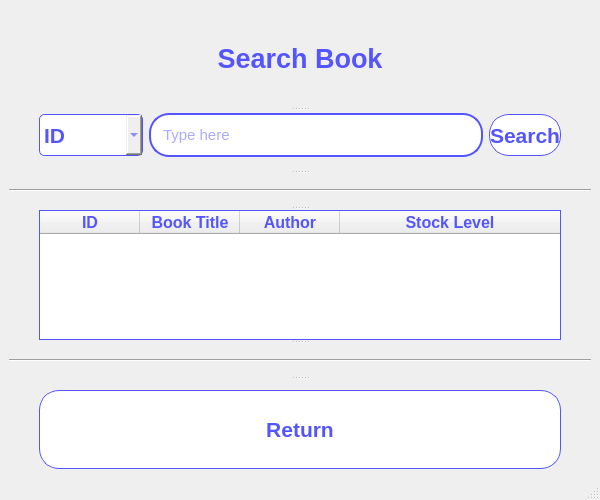
<?xml version="1.0" encoding="UTF-8"?>
<ui version="4.0">
 <class>MainWindow</class>
 <widget class="QMainWindow" name="MainWindow">
  <property name="geometry">
   <rect>
    <x>0</x>
    <y>0</y>
    <width>600</width>
    <height>500</height>
   </rect>
  </property>
  <property name="windowTitle">
   <string>Search Book</string>
  </property>
  <widget class="QWidget" name="centralwidget">
   <layout class="QVBoxLayout" name="verticalLayout">
    <item>
     <widget class="QSplitter" name="splitter">
      <property name="styleSheet">
       <string notr="true"/>
      </property>
      <property name="orientation">
       <enum>Qt::Vertical</enum>
      </property>
      <widget class="QLabel" name="title_label">
       <property name="font">
        <font>
         <family>Arial</family>
         <pointsize>20</pointsize>
         <weight>75</weight>
         <bold>true</bold>
        </font>
       </property>
       <property name="styleSheet">
        <string notr="true">QLabel {
	color: rgb(85, 85, 255);

	margin: 30px;
}</string>
       </property>
       <property name="frameShape">
        <enum>QFrame::NoFrame</enum>
       </property>
       <property name="text">
        <string>Search Book</string>
       </property>
       <property name="alignment">
        <set>Qt::AlignCenter</set>
       </property>
      </widget>
      <widget class="QWidget" name="layoutWidget">
       <layout class="QHBoxLayout" name="horizontalLayout">
        <property name="leftMargin">
         <number>30</number>
        </property>
        <property name="topMargin">
         <number>0</number>
        </property>
        <property name="rightMargin">
         <number>30</number>
        </property>
        <property name="bottomMargin">
         <number>10</number>
        </property>
        <item>
         <widget class="QComboBox" name="combo_box">
          <property name="font">
           <font>
            <family>Arial</family>
            <pointsize>16</pointsize>
            <weight>75</weight>
            <bold>true</bold>
           </font>
          </property>
          <property name="styleSheet">
           <string notr="true">QComboBox {
	height: 40px;

	border: 1px solid rgb(85, 85, 255);
	border-radius: 5px;

	color: rgb(85, 85, 255);

	
}</string>
          </property>
          <property name="sizeAdjustPolicy">
           <enum>QComboBox::AdjustToMinimumContentsLength</enum>
          </property>
          <property name="minimumContentsLength">
           <number>6</number>
          </property>
          <property name="iconSize">
           <size>
            <width>16</width>
            <height>16</height>
           </size>
          </property>
          <item>
           <property name="text">
            <string>ID</string>
           </property>
          </item>
          <item>
           <property name="text">
            <string>Title</string>
           </property>
          </item>
          <item>
           <property name="text">
            <string>Author</string>
           </property>
          </item>
         </widget>
        </item>
        <item>
         <widget class="QLineEdit" name="line_edit">
          <property name="font">
           <font>
            <family>Arial</family>
            <pointsize>11</pointsize>
           </font>
          </property>
          <property name="styleSheet">
           <string notr="true">QLineEdit {
	color: rgb(85, 85, 255);

	padding: 10px;
	
	border: 2px solid rgb(85, 85, 255);
    border-radius: 20px;
}</string>
          </property>
          <property name="text">
           <string/>
          </property>
          <property name="maxLength">
           <number>150</number>
          </property>
          <property name="frame">
           <bool>true</bool>
          </property>
          <property name="echoMode">
           <enum>QLineEdit::Normal</enum>
          </property>
          <property name="placeholderText">
           <string>Type here</string>
          </property>
          <property name="clearButtonEnabled">
           <bool>false</bool>
          </property>
         </widget>
        </item>
        <item>
         <widget class="QPushButton" name="search_book_button">
          <property name="font">
           <font>
            <family>Arial</family>
            <pointsize>16</pointsize>
            <weight>75</weight>
            <bold>true</bold>
           </font>
          </property>
          <property name="styleSheet">
           <string notr="true">QPushButton {
	background-color: rgb(255, 255, 255);
	color: rgb(85, 85, 255);

	border: 1px solid rgb(85, 85, 255);
	border-radius: 20px;

	height: 40px;
}

QPushButton:hover {
	background-color: rgb(85, 85, 255);
	color: rgb(255, 255, 255);
	
	border: 2px solid rgb(255, 255, 255);
}

QPushButton:pressed {
	background-color: rgb(255, 255, 255);
	color: rgb(85, 85, 255);

	border: 1px solid rgb(85, 85, 255);
	border-radius: 20px;
}</string>
          </property>
          <property name="text">
           <string>Search</string>
          </property>
         </widget>
        </item>
       </layout>
      </widget>
      <widget class="Line" name="line">
       <property name="styleSheet">
        <string notr="true">Line {
	color: rgb(85, 85, 255);
}</string>
       </property>
       <property name="frameShadow">
        <enum>QFrame::Sunken</enum>
       </property>
       <property name="lineWidth">
        <number>1</number>
       </property>
       <property name="orientation">
        <enum>Qt::Horizontal</enum>
       </property>
      </widget>
      <widget class="QTableWidget" name="books_table">
       <property name="font">
        <font>
         <family>Arial</family>
         <pointsize>-1</pointsize>
        </font>
       </property>
       <property name="styleSheet">
        <string notr="true">QTableWidget {
	color: rgb(85, 85, 255);
	
	font-family: Arial;
	font-size: 14px;

	text-align: center;
	
	border: 1px solid rgb(85, 85, 255);
	
	margin-left: 30px;
	margin-right: 30px;
}</string>
       </property>
       <property name="frameShape">
        <enum>QFrame::StyledPanel</enum>
       </property>
       <property name="lineWidth">
        <number>1</number>
       </property>
       <property name="sizeAdjustPolicy">
        <enum>QAbstractScrollArea::AdjustToContents</enum>
       </property>
       <property name="editTriggers">
        <set>QAbstractItemView::NoEditTriggers</set>
       </property>
       <property name="alternatingRowColors">
        <bool>true</bool>
       </property>
       <property name="selectionMode">
        <enum>QAbstractItemView::SingleSelection</enum>
       </property>
       <property name="selectionBehavior">
        <enum>QAbstractItemView::SelectRows</enum>
       </property>
       <property name="gridStyle">
        <enum>Qt::SolidLine</enum>
       </property>
       <property name="cornerButtonEnabled">
        <bool>true</bool>
       </property>
       <attribute name="horizontalHeaderCascadingSectionResizes">
        <bool>true</bool>
       </attribute>
       <attribute name="horizontalHeaderStretchLastSection">
        <bool>true</bool>
       </attribute>
       <column>
        <property name="text">
         <string>ID</string>
        </property>
        <property name="font">
         <font>
          <family>Arial</family>
          <pointsize>12</pointsize>
          <weight>75</weight>
          <bold>true</bold>
         </font>
        </property>
        <property name="textAlignment">
         <set>AlignCenter</set>
        </property>
        <property name="foreground">
         <brush brushstyle="SolidPattern">
          <color alpha="255">
           <red>85</red>
           <green>85</green>
           <blue>255</blue>
          </color>
         </brush>
        </property>
       </column>
       <column>
        <property name="text">
         <string>Book Title</string>
        </property>
        <property name="font">
         <font>
          <family>Arial</family>
          <pointsize>12</pointsize>
          <weight>75</weight>
          <bold>true</bold>
         </font>
        </property>
        <property name="textAlignment">
         <set>AlignCenter</set>
        </property>
        <property name="foreground">
         <brush brushstyle="SolidPattern">
          <color alpha="255">
           <red>85</red>
           <green>85</green>
           <blue>255</blue>
          </color>
         </brush>
        </property>
       </column>
       <column>
        <property name="text">
         <string>Author</string>
        </property>
        <property name="font">
         <font>
          <family>Arial</family>
          <pointsize>12</pointsize>
          <weight>75</weight>
          <bold>true</bold>
         </font>
        </property>
        <property name="textAlignment">
         <set>AlignCenter</set>
        </property>
        <property name="foreground">
         <brush brushstyle="SolidPattern">
          <color alpha="255">
           <red>85</red>
           <green>85</green>
           <blue>255</blue>
          </color>
         </brush>
        </property>
       </column>
       <column>
        <property name="text">
         <string>Stock Level</string>
        </property>
        <property name="font">
         <font>
          <family>Arial</family>
          <pointsize>12</pointsize>
          <weight>75</weight>
          <bold>true</bold>
         </font>
        </property>
        <property name="textAlignment">
         <set>AlignCenter</set>
        </property>
        <property name="foreground">
         <brush brushstyle="SolidPattern">
          <color alpha="255">
           <red>85</red>
           <green>85</green>
           <blue>255</blue>
          </color>
         </brush>
        </property>
       </column>
      </widget>
      <widget class="Line" name="line_2">
       <property name="styleSheet">
        <string notr="true">Line {
	color: rgb(85, 85, 255);
}</string>
       </property>
       <property name="frameShadow">
        <enum>QFrame::Sunken</enum>
       </property>
       <property name="lineWidth">
        <number>1</number>
       </property>
       <property name="orientation">
        <enum>Qt::Horizontal</enum>
       </property>
      </widget>
      <widget class="QPushButton" name="return_main_window_button">
       <property name="font">
        <font>
         <family>Arial</family>
         <pointsize>16</pointsize>
         <weight>75</weight>
         <bold>true</bold>
        </font>
       </property>
       <property name="styleSheet">
        <string notr="true">QPushButton {
	background-color: rgb(255, 255, 255);
	color: rgb(85, 85, 255);

	border: 1px solid rgb(85, 85, 255);
	border-radius: 20px;

	height: 70px;

	margin: 10px 30px 0px 30px;
}

QPushButton:hover {
	background-color: rgb(85, 85, 255);
	color: rgb(255, 255, 255);
	
	border: 2px solid rgb(255, 255, 255);
}

QPushButton:pressed {
	background-color: rgb(255, 255, 255);
	color: rgb(85, 85, 255);

	border: 1px solid rgb(85, 85, 255);
	border-radius: 20px;
}</string>
       </property>
       <property name="text">
        <string>Return</string>
       </property>
      </widget>
     </widget>
    </item>
   </layout>
  </widget>
  <widget class="QMenuBar" name="menubar">
   <property name="geometry">
    <rect>
     <x>0</x>
     <y>0</y>
     <width>600</width>
     <height>21</height>
    </rect>
   </property>
  </widget>
  <widget class="QStatusBar" name="statusbar"/>
 </widget>
 <resources/>
 <connections/>
</ui>
